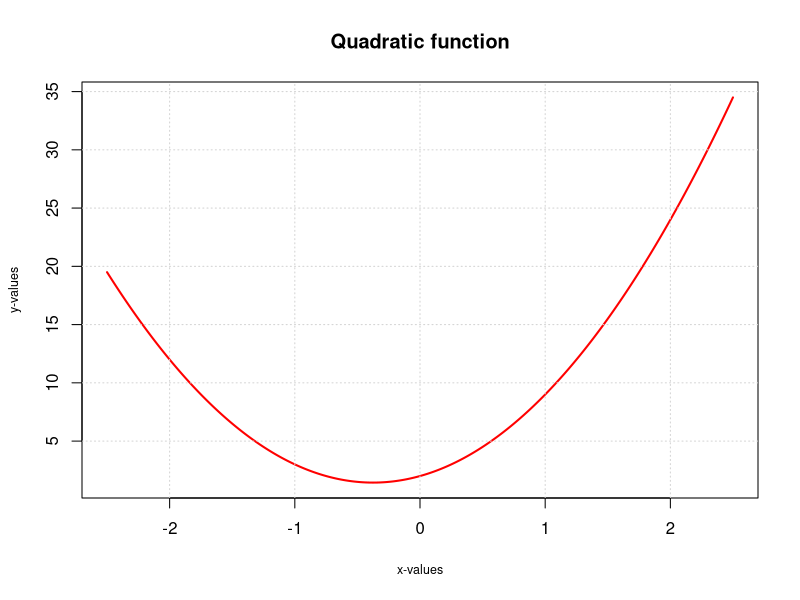

Source code (R):
f_x <- function(x, a, b, c){
  a * x ^ 2 + b * x + c
}

#define the domain and parameters of the quadratic function
x <- seq(-2.5, 2.5, len = 300); a <- 4; b <- 3; c <- 2 
y <- f_x(x, a, b, c)
plot(x, y, 
     col = "red", 
     type = "l", 
     lwd = 2, 
     main = "Quadratic function", 
     xlab = "x-values", ylab = "y-values", cex.lab = 0.75)
grid()